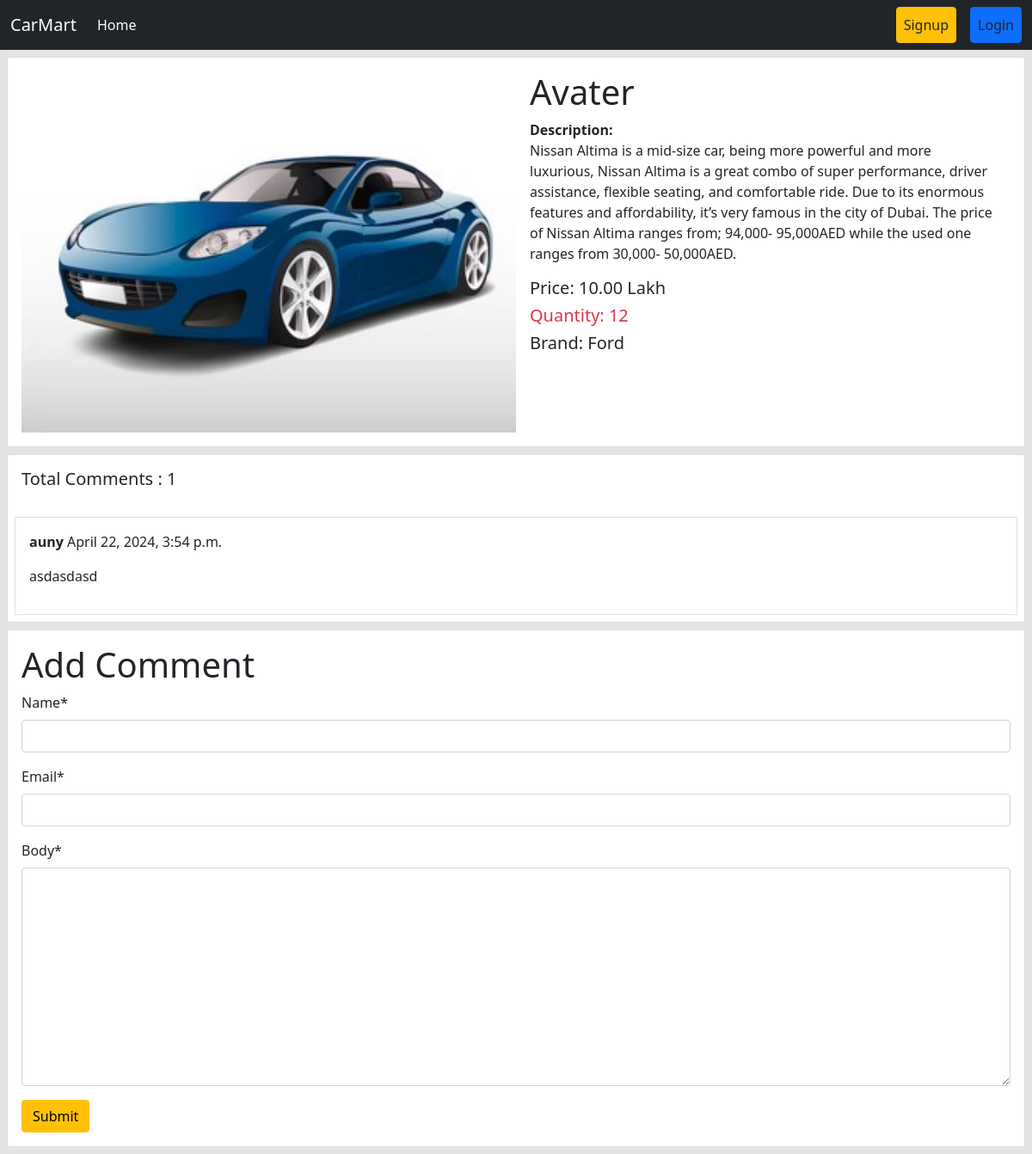
The app's page /car/details/7 with its own data.
### post/models.py (models this page shows, shortened)
class Car(models.Model):
    image = models.ImageField(upload_to='post/media/uploads/', blank = True, null = True)
    name = models.CharField(max_length=50)
    description = models.TextField(max_length=1000)
    price = models.DecimalField(max_digits=10, decimal_places=2)
    quantity = models.PositiveIntegerField()
    brand_name = models.ForeignKey(Category, on_delete=models.CASCADE)

class Comment(models.Model):
    post = models.ForeignKey(Car, on_delete=models.CASCADE, related_name='comments')
    name = models.CharField(max_length=30)
    email = models.EmailField()
    body = models.TextField()
    created_on = models.DateTimeField(auto_now_add=True)

### categorys/models.py (models this page shows)
class Category(models.Model):
    name = models.CharField(max_length=100)
    slug = models.SlugField(max_length=100,unique=True, null=True, blank=True)
    def __str__(self):
        return self.name

### post/views.py (the view, shortened to what this page needs)
# urls.py: path('details/<int:id>', views.DetailCarView.as_view(), name='details'),
class DetailCarView(DetailView):
    model = models.Car
    pk_url_kwarg = 'id'
    template_name = 'show_details.html'
    def get_context_data(self, **kwargs):
        context = super().get_context_data(**kwargs)
        car = self.object
        comments = car.comments.all()
        comment_form = forms.CommentForm()
        context['comments'] = comments
        context['comment_form'] = comment_form
        return context

### post/forms.py
class CommentForm(forms.ModelForm):
    class Meta:
        model = Comment
        fields = ['name', 'email', 'body']

### post/templates/show_details.html (shortened to what this page needs)
{% extends 'base.html' %}
{% load crispy_forms_tags %}
{% block content %}
<div class="col-12">
    <div class="card m-2">
        <div class="card-body d-flex">
            <div class="col-6">
                <img src="{{car.image.url}}" class="card-img-top" alt="..." style="width:100%;">
            </div>
            <div class="col-6 px-3">
                <h1 class="card-title">{{car.name}}</h1>
                <p class="card-text"><b>Description:</b> <br>{{car.description}}</p>
                <h5 4class="card-text">Price: {{car.price}} Lakh</h5>
                <h5 class="card-text text-danger">Quantity: {{car.quantity}}</h5>
                <h5 class="card-text">Brand: {{car.brand_name}}</h5>
            </div>
        </div>
    </div>
</div>
<div class="card m-2">
    <h5 class="p-3">Total Comments : {{comments | length}}</h5>
    {% for comment in comments %}
    <div class="card-body border m-2">
        <p><b>{{comment.name}}</b> {{comment.created_on}}</p>
        <p>{{comment.body}}</p>
    </div>
    {% endfor %}
</div>
<div class="card m-2">
    <div class="card-body">
        <form method="post">
            <h1>Add Comment</h1>
            {{comment_form | crispy}}
            <button class="btn btn-warning">Submit</button>
    </div>
</div>
{% endblock %}

### records on screen
Car: image (picture), name "Avater", description "Nissan Altima is a mid-size car, being more powerful and more luxurious, Nissan Altima is a great combo of super performance, driver assistance, flexible seating, and comfortable ride. Due to its enormous features and affordability, it’s very famous in the city of Dubai. The price of Nissan Altima ranges from; 94,000- 95,000AED while the used one ranges from 30,000- 50,000AED.", price "10.00", quantity "12", brand_name "Ford"
Comment: name "auny", created_on "April 22, 2024, 3:54 p.m.", body "asdasdasd"

### other values on screen
{{ comments | length }} "1"
